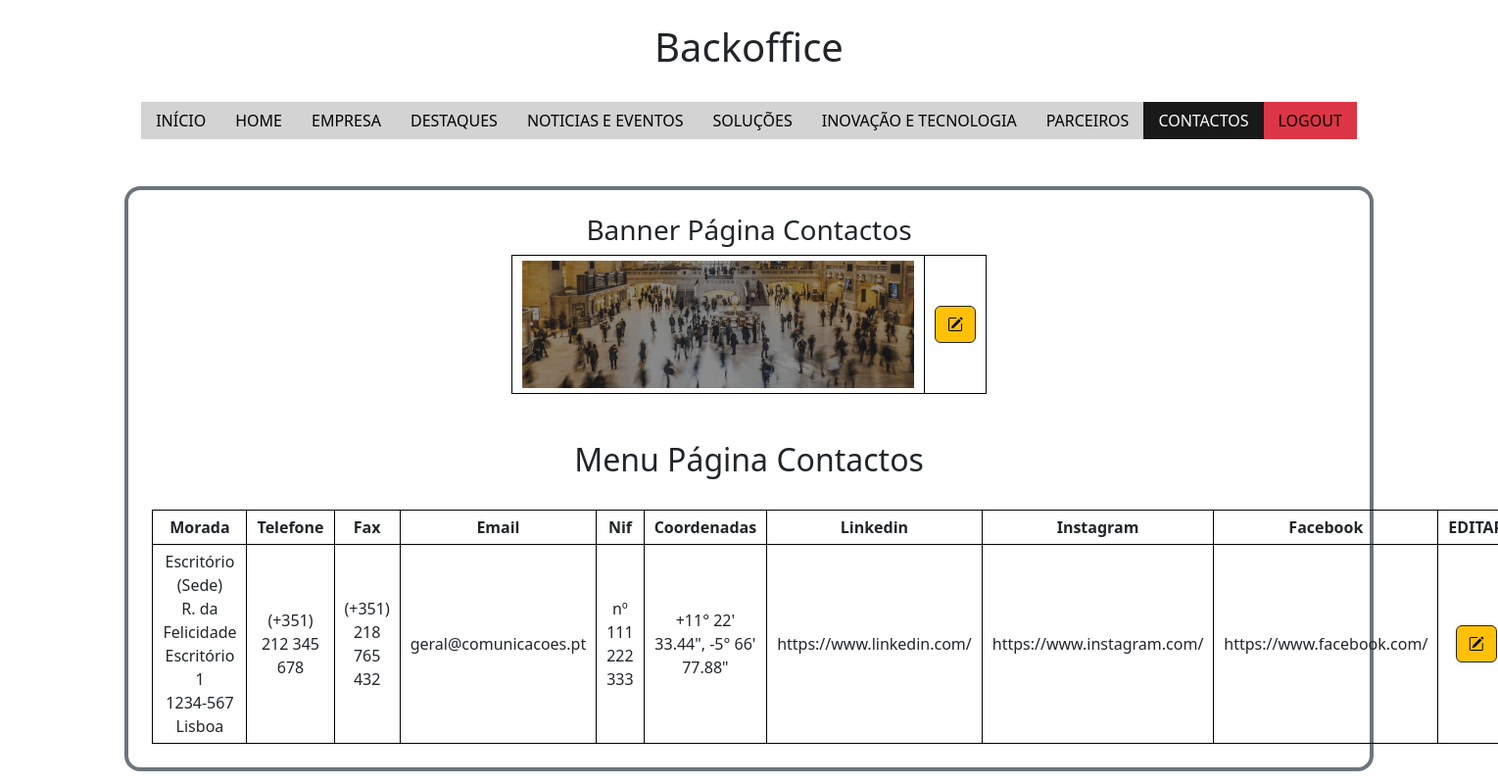
The app's page /backoffice/contactos.php (signed in) with its own data.
### tables this page shows
CREATE TABLE `banners` (
  `id` int(11) NOT NULL,
  `imagem` varchar(5000) NOT NULL,
  `menu` varchar(100) NOT NULL
);

CREATE TABLE `contactos` (
  `id` int(11) NOT NULL,
  `morada` varchar(1000) NOT NULL,
  `telefone` varchar(1000) NOT NULL,
  `fax` varchar(1000) NOT NULL,
  `email` varchar(1000) NOT NULL,
  `nif` varchar(100) NOT NULL,
  `coordenadas` varchar(1000) NOT NULL,
  `linkedin` varchar(1000) NOT NULL,
  `instagram` varchar(1000) NOT NULL,
  `facebook` varchar(1000) NOT NULL
);

### backoffice/contactos.php (called while the page is built)
<?php
$menu_atual = "contactos";
require_once "components/header.php";
require_once "views/contactos_view.php";
require_once "components/footer.php";
?>

### helpers/base_dados_helper.php (called while the page is built, shortened)
<?php
$bd = [
  "host" => "localhost",
  "dbname" => "comunicacoes_bd",
  "user" => "root",
  "pass" => "",
];
$pdo = new PDO("mysql:host=$bd[host];dbname=$bd[dbname];charset=utf8mb4;", "$bd[user]", "$bd[pass]");
$pdo->setAttribute(PDO::ATTR_EMULATE_PREPARES, false);
function select_sql($sql, $parametros = []){
  global $pdo;
  $consulta = $pdo->prepare($sql);
  $consulta->execute($parametros);
  $resultado = $consulta->fetchAll(PDO::FETCH_ASSOC);
  return $resultado;
}
function select_sql_unico($sql, $parametros = []){
  global $pdo;
  $consulta = $pdo->prepare($sql);
  $consulta->execute($parametros);
  $resultado = $consulta->fetch(PDO::FETCH_ASSOC);
  return $resultado;
}
?>

### helpers/contactos_helper.php (called while the page is built, shortened)
<?php
function get_lista_contactos(){
  $resultado = select_sql("SELECT * FROM contactos");
  return $resultado;
}
?>

### backoffice/views/contactos_view.php (the view, shortened to what this page needs)
<?php
$lista_contactos = get_lista_contactos();
$banner = select_sql_unico("SELECT * FROM banners WHERE menu='$menu_atual'");
?>
  <main class="container-fluid">
    <div class="row">
      <div class="col-11 col-sm-10 m-auto mt-4 border border-4 border-secondary rounded-4 p-4">
        <h3>Banner Página Contactos</h3>
        <table>
          <tr>
            <td><img src="<?= $banner["imagem"] ?>" alt="<?= $banner["imagem"] ?>" width="400"></td>
            <td><a href="banner_editar.php?menu=<?= $banner["menu"] ?>" class="btn btn-warning border border-1 border-dark"><i class="bi bi-pencil-square"></i></a></td>
          </tr>
        </table>
        <br><br>
        <h2>Menu Página Contactos</h2>
        <br>
        <table>
          <tr>
            <th>Morada</th>
            <th>Telefone</th>
            <th>Fax</th>
            <th>Email</th>
            <th>Nif</th>
            <th>Coordenadas</th>
            <th>Linkedin</th>
            <th>Instagram</th>
            <th>Facebook</th>
            <th>EDITAR</th>
          </tr>
          <?php  foreach($lista_contactos as $c):?>
            <tr>
              <td><?= $c["morada"] ?></td>
              <td><?= $c["telefone"] ?></td>
              <td><?= $c["fax"] ?></td>
              <td><?= $c["email"] ?></td>
              <td><?= $c["nif"] ?></td>
              <td><?= $c["coordenadas"] ?></td>
              <td><?= $c["linkedin"] ?></td>
              <td><?= $c["instagram"] ?></td>
              <td><?= $c["facebook"] ?></td>
              <td>
                <a href="contactos_editar.php?id=<?= $c["id"] ?>" class="btn btn-warning border border-1 border-dark"><i class="bi bi-pencil-square"></i></a>
              </td>
            </tr>
          <?php  endforeach ?>
        </table>
      </div>
    </div>
  </main>

### backoffice/css/backoffice.css (style rules this page uses)
body { text-align: center; }
table, th, td { border: 1px solid black; border-collapse: collapse; margin: auto; }
td, th { padding: 5px 10px; }

### records on screen
banners: imagem (picture)
contactos: morada "Escritório (Sede) R. da Felicidade Escritório 1 1234-567 Lisboa", telefone "(+351) 212 345 678", fax "(+351) 218 765 432", email "geral@comunicacoes.pt", nif "nº 111 222 333", coordenadas "+11° 22' 33.44\", -5° 66' 77.88\"", linkedin "https://www.linkedin.com/", instagram "https://www.instagram.com/", facebook "https://www.facebook.com/"
